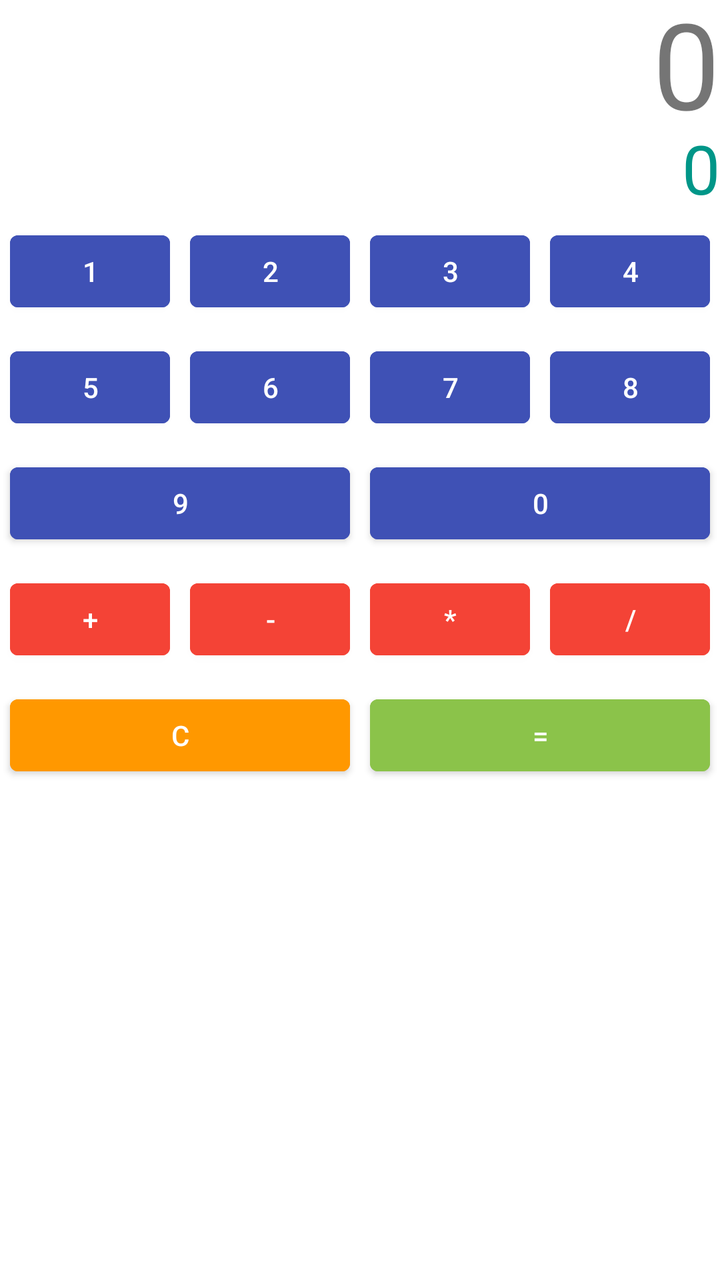
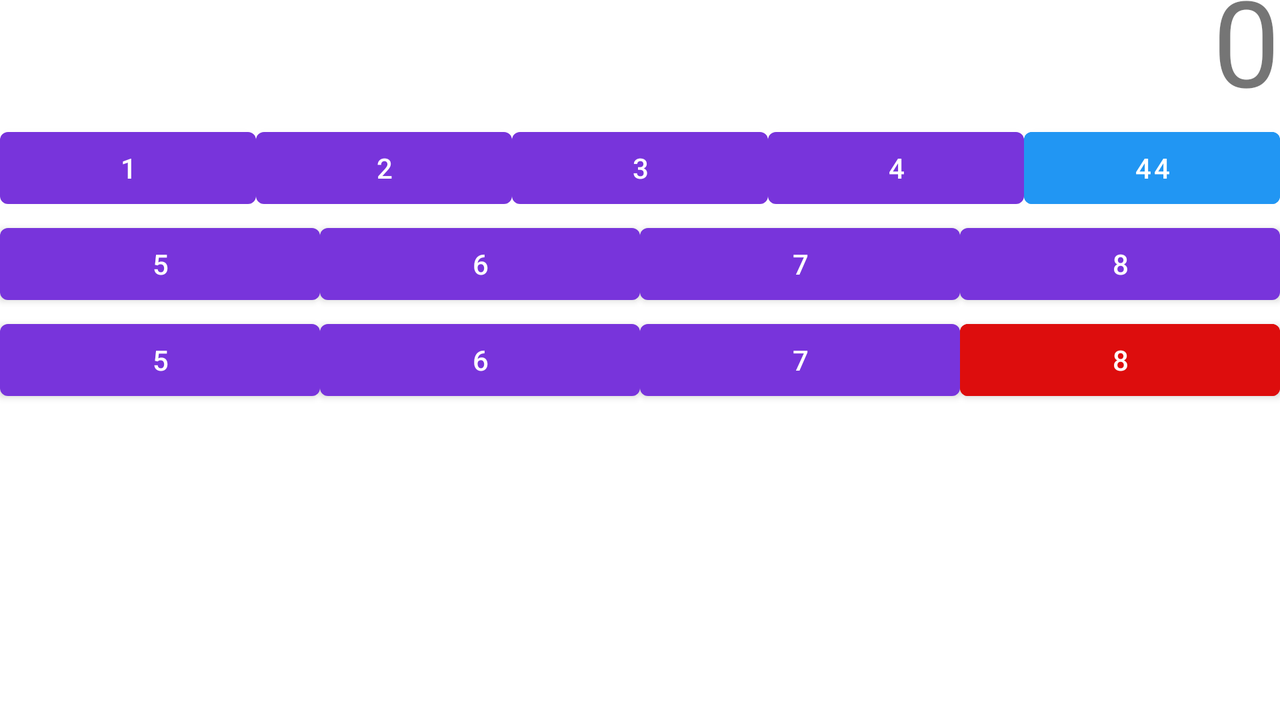

An Android layout and its configuration variant, each rendered on a device that would load it. The default file and the variant file are quoted in full after the pictures.
<!-- AndroidManifest.xml: application theme Splash -->
<!-- res/layout/activity_login.xml -->
<?xml version="1.0" encoding="utf-8"?>
<LinearLayout xmlns:android="http://schemas.android.com/apk/res/android"
    xmlns:app="http://schemas.android.com/apk/res-auto"
    xmlns:tools="http://schemas.android.com/tools"
    android:layout_width="match_parent"
    android:layout_height="match_parent"
    android:onClick="sumar"
    android:orientation="vertical"
    tools:context=".LoginActivity">

    <LinearLayout
        android:layout_width="match_parent"
        android:layout_height="match_parent"
        android:layout_weight="5"
        android:orientation="vertical">

        <TextView
            android:id="@+id/txtResultado"
            android:layout_width="match_parent"
            android:layout_height="match_parent"
            android:layout_weight="5"
            android:gravity="bottom|right"
            android:text="0"
            android:textSize="60sp" />

        <TextView
            android:id="@+id/txtResultado2"
            android:layout_width="match_parent"
            android:layout_height="match_parent"
            android:layout_weight="10"
            android:gravity="bottom|right"
            android:text="0"
            android:textColor="#009688"
            android:textSize="34sp" />
    </LinearLayout>

    <LinearLayout
        android:layout_width="match_parent"
        android:layout_height="match_parent"
        android:layout_weight="1"
        android:orientation="vertical">

        <LinearLayout
            android:layout_width="match_parent"
            android:layout_height="wrap_content"
            android:orientation="horizontal">

            <Button
                android:id="@+id/b1"
                android:layout_width="match_parent"
                android:layout_height="wrap_content"
                android:layout_margin="5dp"
                android:layout_weight="1"
                android:backgroundTint="#3F51B5"
                android:text="1" />

            <Button
                android:id="@+id/b2"
                android:layout_width="match_parent"
                android:layout_height="wrap_content"
                android:layout_margin="5dp"
                android:layout_weight="1"
                android:backgroundTint="#3F51B5"
                android:onClick="concatenar"
                android:text="2" />

            <Button
                android:id="@+id/b3"
                android:layout_width="match_parent"
                android:layout_height="wrap_content"
                android:layout_margin="5dp"
                android:layout_weight="1"
                android:backgroundTint="#3F51B5"
                android:onClick="concatenar"
                android:text="3" />

            <Button
                android:id="@+id/b4"
                android:layout_width="match_parent"
                android:layout_height="wrap_content"
                android:layout_margin="5dp"
                android:layout_weight="1"
                android:backgroundTint="#3F51B5"
                android:onClick="concatenar"
                android:text="4" />
        </LinearLayout>

        <LinearLayout
            android:layout_width="match_parent"
            android:layout_height="wrap_content"
            android:orientation="horizontal">

            <Button
                android:id="@+id/b5"
                android:layout_width="match_parent"
                android:layout_height="wrap_content"
                android:layout_margin="5dp"
                android:layout_weight="1"
                android:backgroundTint="#3F51B5"
                android:onClick="concatenar"
                android:text="5" />

            <Button
                android:id="@+id/b6"
                android:layout_width="match_parent"
                android:layout_height="wrap_content"
                android:layout_margin="5dp"
                android:layout_weight="1"
                android:backgroundTint="#3F51B5"
                android:onClick="concatenar"
                android:text="6" />

            <Button
                android:id="@+id/b7"
                android:layout_width="match_parent"
                android:layout_height="wrap_content"
                android:layout_margin="5dp"
                android:layout_weight="1"
                android:backgroundTint="#3F51B5"
                android:onClick="concatenar"
                android:text="7" />

            <Button
                android:id="@+id/b8"
                android:layout_width="match_parent"
                android:layout_height="wrap_content"
                android:layout_margin="5dp"
                android:layout_weight="1"
                android:backgroundTint="#3F51B5"
                android:onClick="concatenar"
                android:text="8" />
        </LinearLayout>

        <LinearLayout
            android:layout_width="match_parent"
            android:layout_height="wrap_content"
            android:orientation="horizontal">

            <Button
                android:id="@+id/b9"
                android:layout_width="match_parent"
                android:layout_height="wrap_content"
                android:layout_margin="5dp"
                android:layout_weight="1"
                android:backgroundTint="#3F51B5"
                android:onClick="concatenar"
                android:text="9" />

            <Button
                android:id="@+id/b0"
                android:layout_width="match_parent"
                android:layout_height="wrap_content"
                android:layout_margin="5dp"
                android:layout_weight="1"
                android:backgroundTint="#3F51B5"
                android:onClick="concatenar"
                android:text="0" />

        </LinearLayout>

        <LinearLayout
            android:layout_width="match_parent"
            android:layout_height="wrap_content"
            android:orientation="horizontal">

            <Button
                android:id="@+id/bsuma"
                android:layout_width="match_parent"
                android:layout_height="wrap_content"
                android:layout_margin="5dp"
                android:layout_weight="1"
                android:backgroundTint="#F44336"
                android:onClick="sumar"
                android:text="+" />

            <Button
                android:id="@+id/bresta"
                android:layout_width="match_parent"
                android:layout_height="wrap_content"
                android:layout_margin="5dp"
                android:layout_weight="1"
                android:backgroundTint="#F44336"
                android:onClick="restar"
                android:text="-" />

            <Button
                android:id="@+id/bmulti"
                android:layout_width="match_parent"
                android:layout_height="wrap_content"
                android:layout_margin="5dp"
                android:layout_weight="1"
                android:backgroundTint="#F44336"
                android:onClick="multi"
                android:text="*" />

            <Button
                android:id="@+id/bdivi"
                android:layout_width="match_parent"
                android:layout_height="wrap_content"
                android:layout_margin="5dp"
                android:layout_weight="1"
                android:backgroundTint="#F44336"
                android:onClick="divi"
                android:text="/" />
        </LinearLayout>

        <LinearLayout
            android:layout_width="match_parent"
            android:layout_height="wrap_content"
            android:orientation="horizontal">

            <Button
                android:id="@+id/bborrar"
                android:layout_width="match_parent"
                android:layout_height="wrap_content"
                android:layout_margin="5dp"
                android:layout_weight="1"
                android:backgroundTint="#FF9800"
                android:onClick="limpiar"
                android:text="C" />

            <Button
                android:id="@+id/bigual"
                android:layout_width="match_parent"
                android:layout_height="wrap_content"
                android:layout_margin="5dp"
                android:layout_weight="1"
                android:backgroundTint="#8BC34A"
                android:onClick="igual"
                android:text="=" />

        </LinearLayout>
    </LinearLayout>

</LinearLayout>
<!-- resources referenced by this layout -->
<resources>
  <style name="Splash" parent="Theme.MaterialComponents.DayNight.NoActionBar">
          
          <item name="colorPrimary">@color/purple_500</item>
          <item name="colorPrimaryVariant">@color/purple_700</item>
          <item name="colorOnPrimary">@color/white</item>
          
          <item name="colorSecondary">@color/teal_200</item>
          <item name="colorSecondaryVariant">@color/teal_700</item>
          <item name="colorOnSecondary">@color/black</item>
          
          <item name="android:statusBarColor" tools:targetApi="l">?attr/colorPrimaryVariant</item>
          
      </style>
  <color name="purple_500">#7834DB</color>
  <color name="purple_700">#7834DB</color>
  <color name="white">#FFFFFFFF</color>
  <color name="teal_200">#FF03DAC5</color>
  <color name="teal_700">#FF018786</color>
  <color name="black">#FF000000</color>
</resources>
<!-- res/layout-land/activity_login.xml (the repository's variant of the layout above) -->
<!-- drawn on the phone turned sideways -->
<?xml version="1.0" encoding="utf-8"?>
<LinearLayout xmlns:android="http://schemas.android.com/apk/res/android"
    xmlns:app="http://schemas.android.com/apk/res-auto"
    xmlns:tools="http://schemas.android.com/tools"
    android:layout_width="match_parent"
    android:layout_height="match_parent"
    android:orientation="vertical"
    tools:context=".LoginActivity" >

    <TextView
        android:id="@+id/txtResultado"
        android:layout_width="match_parent"
        android:layout_height="match_parent"
        android:layout_weight="5"
        android:gravity="bottom|right"
        android:text="0"
        android:textSize="60sp" />

    <LinearLayout
        android:layout_width="match_parent"
        android:layout_height="match_parent"
        android:orientation="vertical"
        android:layout_weight="1">

        <LinearLayout
            android:layout_width="match_parent"
            android:layout_height="wrap_content"
            android:orientation="horizontal">

            <Button
                android:id="@+id/b1"
                android:layout_width="match_parent"
                android:layout_height="wrap_content"
                android:layout_weight="1"
                android:onClick="concatenar"
                android:text="1" />

            <Button
                android:id="@+id/b2"
                android:layout_width="match_parent"
                android:layout_height="wrap_content"
                android:layout_weight="1"
                android:onClick="concatenar"
                android:text="2" />

            <Button
                android:id="@+id/b3"
                android:layout_width="match_parent"
                android:layout_height="wrap_content"
                android:layout_weight="1"
                android:onClick="concatenar"
                android:text="3" />

            <Button
                android:id="@+id/b4"
                android:layout_width="match_parent"
                android:layout_height="wrap_content"
                android:layout_weight="1"
                android:onClick="concatenar"
                android:text="4" />

            <Button
                android:id="@+id/b"
                android:layout_width="match_parent"
                android:layout_height="wrap_content"
                android:layout_weight="1"
                android:backgroundTint="#2196F3"
                android:onClick="concatenar"
                android:text="44" />
        </LinearLayout>

        <LinearLayout
            android:layout_width="match_parent"
            android:layout_height="wrap_content"
            android:orientation="horizontal">

            <Button
                android:id="@+id/b5"
                android:layout_width="match_parent"
                android:layout_height="wrap_content"
                android:layout_weight="1"
                android:onClick="concatenar"
                android:text="5" />

            <Button
                android:id="@+id/b6"
                android:layout_width="match_parent"
                android:layout_height="wrap_content"
                android:layout_weight="1"
                android:onClick="concatenar"
                android:text="6" />

            <Button
                android:id="@+id/b7"
                android:layout_width="match_parent"
                android:layout_height="wrap_content"
                android:layout_weight="1"
                android:onClick="concatenar"
                android:text="7" />

            <Button
                android:id="@+id/b8"
                android:layout_width="match_parent"
                android:layout_height="wrap_content"
                android:layout_weight="1"
                android:onClick="concatenar"
                android:text="8" />
        </LinearLayout>

        <LinearLayout
            android:layout_width="match_parent"
            android:layout_height="wrap_content"
            android:orientation="horizontal">

            <Button
                android:id="@+id/b5"
                android:layout_width="match_parent"
                android:layout_height="wrap_content"
                android:layout_weight="1"
                android:onClick="concatenar"
                android:text="5" />

            <Button
                android:id="@+id/b6"
                android:layout_width="match_parent"
                android:layout_height="wrap_content"
                android:layout_weight="1"
                android:onClick="concatenar"
                android:text="6" />

            <Button
                android:id="@+id/b7"
                android:layout_width="match_parent"
                android:layout_height="wrap_content"
                android:layout_weight="1"
                android:onClick="concatenar"
                android:text="7" />

            <Button
                android:id="@+id/b8"
                android:layout_width="match_parent"
                android:layout_height="wrap_content"
                android:layout_weight="1"
                android:backgroundTint="#DD0D0D"
                android:onClick="concatenar"
                android:text="8" />
        </LinearLayout>
    </LinearLayout>
    
</LinearLayout>
